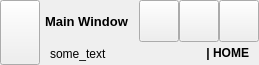
        <widget class="QFrame" name="frame_top">
         <property name="minimumSize">
          <size>
           <width>0</width>
           <height>65</height>
          </size>
         </property>
         <property name="maximumSize">
          <size>
           <width>16777215</width>
           <height>65</height>
          </size>
         </property>
         <property name="styleSheet">
          <string notr="true"/>
         </property>
         <property name="frameShape">
          <enum>QFrame::NoFrame</enum>
         </property>
         <property name="frameShadow">
          <enum>QFrame::Raised</enum>
         </property>
         <layout class="QHBoxLayout" name="horizontalLayout_3">
          <property name="spacing">
           <number>0</number>
          </property>
          <property name="leftMargin">
           <number>0</number>
          </property>
          <property name="topMargin">
           <number>0</number>
          </property>
          <property name="rightMargin">
           <number>0</number>
          </property>
          <property name="bottomMargin">
           <number>0</number>
          </property>
          <item>
           <widget class="QFrame" name="frame_toggle">
            <property name="maximumSize">
             <size>
              <width>70</width>
              <height>16777215</height>
             </size>
            </property>
            <property name="styleSheet">
             <string notr="true"/>
            </property>
            <property name="frameShape">
             <enum>QFrame::NoFrame</enum>
            </property>
            <property name="frameShadow">
             <enum>QFrame::Raised</enum>
            </property>
            <layout class="QVBoxLayout" name="verticalLayout_3">
             <property name="spacing">
              <number>0</number>
             </property>
             <property name="leftMargin">
              <number>0</number>
             </property>
             <property name="topMargin">
              <number>0</number>
             </property>
             <property name="rightMargin">
              <number>0</number>
             </property>
             <property name="bottomMargin">
              <number>0</number>
             </property>
             <item>
              <widget class="QPushButton" name="btn_toggle_menu">
               <property name="sizePolicy">
                <sizepolicy hsizetype="Expanding" vsizetype="Expanding">
                 <horstretch>0</horstretch>
                 <verstretch>0</verstretch>
                </sizepolicy>
               </property>
               <property name="styleSheet">
                <string notr="true"/>
               </property>
               <property name="text">
                <string/>
               </property>
              </widget>
             </item>
            </layout>
           </widget>
          </item>
          <item>
           <widget class="QFrame" name="frame_top_right">
            <property name="styleSheet">
             <string notr="true"/>
            </property>
            <property name="frameShape">
             <enum>QFrame::NoFrame</enum>
            </property>
            <property name="frameShadow">
             <enum>QFrame::Raised</enum>
            </property>
            <layout class="QVBoxLayout" name="verticalLayout_2">
             <property name="spacing">
              <number>0</number>
             </property>
             <property name="leftMargin">
              <number>0</number>
             </property>
             <property name="topMargin">
              <number>0</number>
             </property>
             <property name="rightMargin">
              <number>0</number>
             </property>
             <property name="bottomMargin">
              <number>0</number>
             </property>
             <item>
              <widget class="QFrame" name="frame_top_btns">
               <property name="maximumSize">
                <size>
                 <width>16777215</width>
                 <height>42</height>
                </size>
               </property>
               <property name="styleSheet">
                <string notr="true"/>
               </property>
               <property name="frameShape">
                <enum>QFrame::NoFrame</enum>
               </property>
               <property name="frameShadow">
                <enum>QFrame::Raised</enum>
               </property>
               <layout class="QHBoxLayout" name="horizontalLayout_4">
                <property name="spacing">
                 <number>0</number>
                </property>
                <property name="leftMargin">
                 <number>0</number>
                </property>
                <property name="topMargin">
                 <number>0</number>
                </property>
                <property name="rightMargin">
                 <number>0</number>
                </property>
                <property name="bottomMargin">
                 <number>0</number>
                </property>
                <item>
                 <widget class="QFrame" name="frame_label_top_btns">
                  <property name="sizePolicy">
                   <sizepolicy hsizetype="Expanding" vsizetype="Preferred">
                    <horstretch>0</horstretch>
                    <verstretch>0</verstretch>
                   </sizepolicy>
                  </property>
                  <property name="frameShape">
                   <enum>QFrame::NoFrame</enum>
                  </property>
                  <property name="frameShadow">
                   <enum>QFrame::Raised</enum>
                  </property>
                  <layout class="QHBoxLayout" name="horizontalLayout_10">
                   <property name="spacing">
                    <number>0</number>
                   </property>
                   <property name="leftMargin">
                    <number>5</number>
                   </property>
                   <property name="topMargin">
                    <number>0</number>
                   </property>
                   <property name="rightMargin">
                    <number>10</number>
                   </property>
                   <property name="bottomMargin">
                    <number>0</number>
                   </property>
                   <item>
                    <widget class="QLabel" name="label_title_bar_top">
                     <property name="font">
                      <font>
                       <pointsize>10</pointsize>
                       <weight>75</weight>
                       <bold>true</bold>
                      </font>
                     </property>
                     <property name="styleSheet">
                      <string notr="true"/>
                     </property>
                     <property name="text">
                      <string>Main Window</string>
                     </property>
                    </widget>
                   </item>
                  </layout>
                 </widget>
                </item>
                <item alignment="Qt::AlignRight">
                 <widget class="QFrame" name="frame_btns_right">
                  <property name="sizePolicy">
                   <sizepolicy hsizetype="Expanding" vsizetype="Preferred">
                    <horstretch>0</horstretch>
                    <verstretch>0</verstretch>
                   </sizepolicy>
                  </property>
                  <property name="maximumSize">
                   <size>
                    <width>120</width>
                    <height>16777215</height>
                   </size>
                  </property>
                  <property name="frameShape">
                   <enum>QFrame::NoFrame</enum>
                  </property>
                  <property name="frameShadow">
                   <enum>QFrame::Raised</enum>
                  </property>
                  <layout class="QHBoxLayout" name="horizontalLayout_5">
                   <property name="spacing">
                    <number>0</number>
                   </property>
                   <property name="leftMargin">
                    <number>0</number>
                   </property>
                   <property name="topMargin">
                    <number>0</number>
                   </property>
                   <property name="rightMargin">
                    <number>0</number>
                   </property>
                   <property name="bottomMargin">
                    <number>0</number>
                   </property>
                   <item>
                    <widget class="QPushButton" name="btn_minimize">
                     <property name="sizePolicy">
                      <sizepolicy hsizetype="Minimum" vsizetype="Expanding">
                       <horstretch>0</horstretch>
                       <verstretch>0</verstretch>
                      </sizepolicy>
                     </property>
                     <property name="minimumSize">
                      <size>
                       <width>40</width>
                       <height>0</height>
                      </size>
                     </property>
                     <property name="maximumSize">
                      <size>
                       <width>40</width>
                       <height>16777215</height>
                      </size>
                     </property>
                     <property name="toolTip">
                      <string>Minimize</string>
                     </property>
                     <property name="styleSheet">
                      <string notr="true"/>
                     </property>
                     <property name="text">
                      <string/>
                     </property>
                     <property name="icon">
                      <iconset resource="files.qrc">
                       <normaloff>:/16x16/icons/16x16/cil-window-minimize.png</normaloff>:/16x16/icons/16x16/cil-window-minimize.png</iconset>
                     </property>
                    </widget>
                   </item>
                   <item>
                    <widget class="QPushButton" name="btn_maximize_restore">
                     <property name="sizePolicy">
                      <sizepolicy hsizetype="Minimum" vsizetype="Expanding">
                       <horstretch>0</horstretch>
                       <verstretch>0</verstretch>
                      </sizepolicy>
                     </property>
                     <property name="minimumSize">
                      <size>
                       <width>40</width>
                       <height>0</height>
                      </size>
                     </property>
                     <property name="maximumSize">
                      <size>
                       <width>40</width>
                       <height>16777215</height>
                      </size>
                     </property>
                     <property name="toolTip">
                      <string>Maximize</string>
                     </property>
                     <property name="styleSheet">
                      <string notr="true"/>
                     </property>
                     <property name="text">
                      <string/>
                     </property>
                     <property name="icon">
                      <iconset resource="files.qrc">
                       <normaloff>:/16x16/icons/16x16/cil-window-maximize.png</normaloff>:/16x16/icons/16x16/cil-window-maximize.png</iconset>
                     </property>
                    </widget>
                   </item>
                   <item>
                    <widget class="QPushButton" name="btn_close">
                     <property name="sizePolicy">
                      <sizepolicy hsizetype="Minimum" vsizetype="Expanding">
                       <horstretch>0</horstretch>
                       <verstretch>0</verstretch>
                      </sizepolicy>
                     </property>
                     <property name="minimumSize">
                      <size>
                       <width>40</width>
                       <height>0</height>
                      </size>
                     </property>
                     <property name="maximumSize">
                      <size>
                       <width>40</width>
                       <height>16777215</height>
                      </size>
                     </property>
                     <property name="toolTip">
                      <string>Close</string>
                     </property>
                     <property name="styleSheet">
                      <string notr="true"/>
                     </property>
                     <property name="text">
                      <string/>
                     </property>
                     <property name="icon">
                      <iconset resource="files.qrc">
                       <normaloff>:/16x16/icons/16x16/cil-x.png</normaloff>:/16x16/icons/16x16/cil-x.png</iconset>
                     </property>
                    </widget>
                   </item>
                  </layout>
                 </widget>
                </item>
               </layout>
              </widget>
             </item>
             <item>
              <widget class="QFrame" name="frame_top_info">
               <property name="maximumSize">
                <size>
                 <width>16777215</width>
                 <height>65</height>
                </size>
               </property>
               <property name="styleSheet">
                <string notr="true"/>
               </property>
               <property name="frameShape">
                <enum>QFrame::NoFrame</enum>
               </property>
               <property name="frameShadow">
                <enum>QFrame::Raised</enum>
               </property>
               <layout class="QHBoxLayout" name="horizontalLayout_8">
                <property name="spacing">
                 <number>0</number>
                </property>
                <property name="leftMargin">
                 <number>10</number>
                </property>
                <property name="topMargin">
                 <number>0</number>
                </property>
                <property name="rightMargin">
                 <number>10</number>
                </property>
                <property name="bottomMargin">
                 <number>0</number>
                </property>
                <item>
                 <widget class="QLabel" name="label_top_info_1">
                  <property name="maximumSize">
                   <size>
                    <width>16777215</width>
                    <height>15</height>
                   </size>
                  </property>
                  <property name="font">
                   <font/>
                  </property>
                  <property name="styleSheet">
                   <string notr="true"/>
                  </property>
                  <property name="text">
                   <string>some_text</string>
                  </property>
                 </widget>
                </item>
                <item>
                 <widget class="QLabel" name="label_top_info_2">
                  <property name="minimumSize">
                   <size>
                    <width>0</width>
                    <height>0</height>
                   </size>
                  </property>
                  <property name="maximumSize">
                   <size>
                    <width>250</width>
                    <height>20</height>
                   </size>
                  </property>
                  <property name="font">
                   <font>
                    <weight>75</weight>
                    <bold>true</bold>
                   </font>
                  </property>
                  <property name="styleSheet">
                   <string notr="true"/>
                  </property>
                  <property name="text">
                   <string>| HOME</string>
                  </property>
                  <property name="alignment">
                   <set>Qt::AlignRight|Qt::AlignTrailing|Qt::AlignVCenter</set>
                  </property>
                 </widget>
                </item>
               </layout>
              </widget>
             </item>
            </layout>
           </widget>
          </item>
         </layout>
        </widget>
